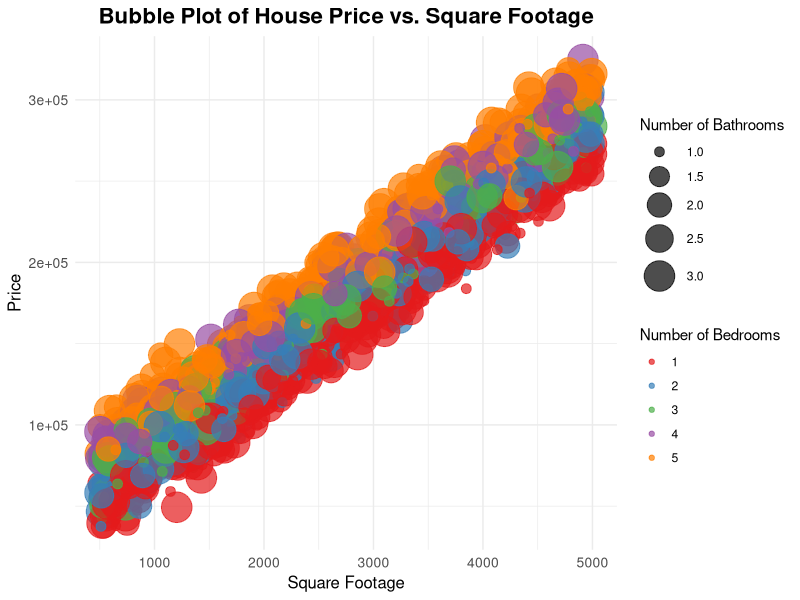
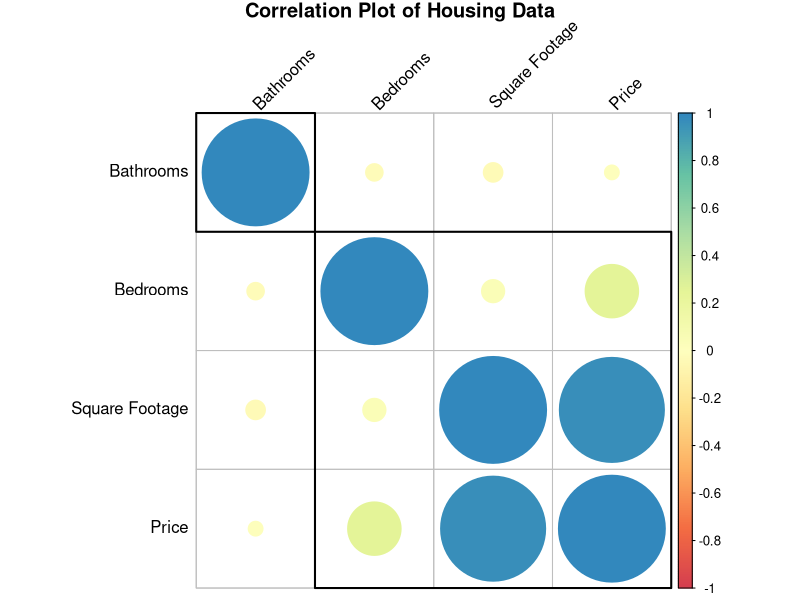
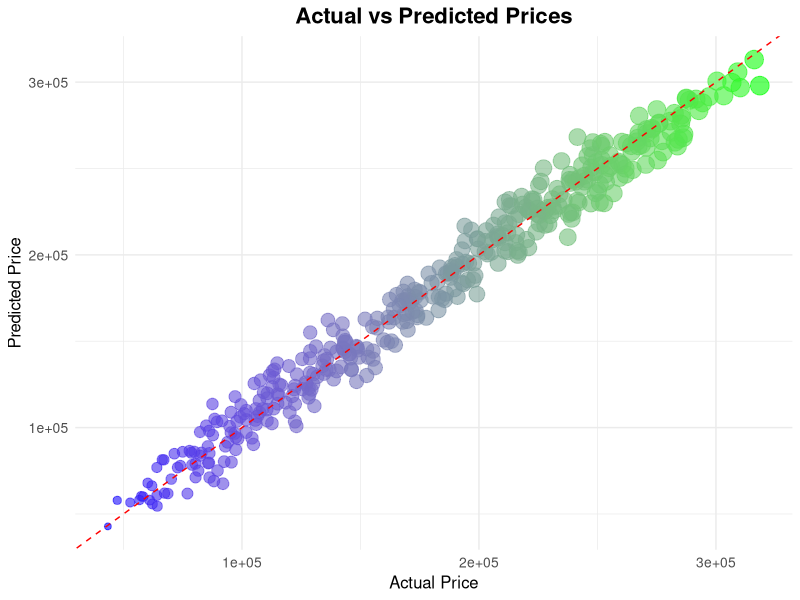

Write the R code that produced these figures, in order.
library('tidyverse')
library('caret')
library('RColorBrewer')
library('corrplot')

# Loading Data
df <- read_csv('house_prices_dataset.csv')

#Checking for null values
sum(is.null(df))

#Checking for duplicates
sum(duplicated(df))

#Plot Relation
ggplot(df, aes(x = df$`Square Footage`, y = Price)) +
    geom_point(aes(size = Bathrooms, color = as.factor(Bedrooms)), alpha = 0.7) +  # Bubble size by bathrooms, color by bedrooms
    labs(x = "Square Footage", y = "Price", 
         title = "Bubble Plot of House Price vs. Square Footage",
         color = "Number of Bedrooms",
         size = "Number of Bathrooms") +
    scale_color_brewer(palette = "Set1") +  # Color palette for bedrooms
    scale_size(range = c(3, 10)) +  # Set the size range for bubbles
    theme_minimal() +  # Use a minimal theme
    theme(
        plot.title = element_text(hjust = 0.5, size = 16, face = "bold"),  # Center title and bold
        axis.title = element_text(size = 12),  # Axis title size
        axis.text = element_text(size = 10),  # Axis text size
        legend.position = "right"  # Position the legend on the right
    )

#Correlation Plot
corrplot(cor(df), 
         method = "circle",        # Use circles to represent correlation
         type = "full",            # Show full matrix
         order = "hclust",         # Order by hierarchical clustering
         addrect = 2,              # Add rectangles to highlight clusters
         tl.col = "black",         # Text label color
         tl.srt = 45,              # Rotate text labels
         col = colorRampPalette(brewer.pal(9, "Spectral"))(200),  # More vibrant color palette
         pch.cex = 2,              # Size of the circles
         title = "Correlation Plot of Housing Data",  # Title
         mar = c(0, 0, 1, 0))      # Margin settings

# Splitting Data
set.seed(53)
trainIndex <- createDataPartition(df$Price, p = 0.8, 
                                  list = FALSE, 
                                  times = 1)
dfTrain <- df[trainIndex, ]
dfTest <- df[-trainIndex, ]

# Step 3: Fit a Linear Regression Model on the Training Data
model <- lm(Price ~ `Square Footage` + Bedrooms + Bathrooms, data = dfTrain)

# Summary of the model
summary(model)

# Step 4: Make Predictions on the Test Data
dfTest$PredictedPrice <- predict(model, dfTest)

# Step 5: Evaluate the Model
# Calculate RMSE
rmse <- sqrt(mean((dfTest$Price - dfTest$PredictedPrice)^2))
cat("Root Mean Squared Error (RMSE):", rmse, "\n")

# Plot actual vs predicted prices
ggplot(dfTest, aes(x = Price, y = PredictedPrice)) +
    geom_point(aes(color = Price, size = Price), alpha = 0.6) +  # Color and size by actual price
    geom_abline(slope = 1, intercept = 0, color = "red", linetype = "dashed") +  # Dashed line for y=x
    labs(x = "Actual Price", y = "Predicted Price", title = "Actual vs Predicted Prices") +
    scale_color_gradient(low = "blue", high = "green") +  # Gradient from blue to green
    scale_size(range = c(2, 6)) +  # Size range for points
    theme_minimal() +
    theme(
        plot.title = element_text(hjust = 0.5, size = 16, face = "bold"),  # Center title and bold
        axis.title = element_text(size = 12),  # Axis title size
        axis.text = element_text(size = 10),  # Axis text size
        legend.position = "none"  # Remove legend
    )
